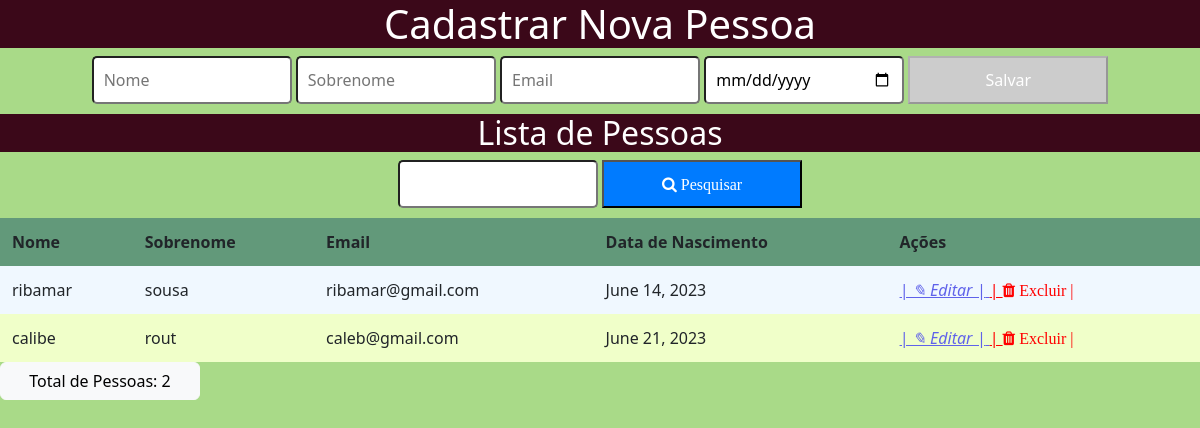
Before: / with the older database file.
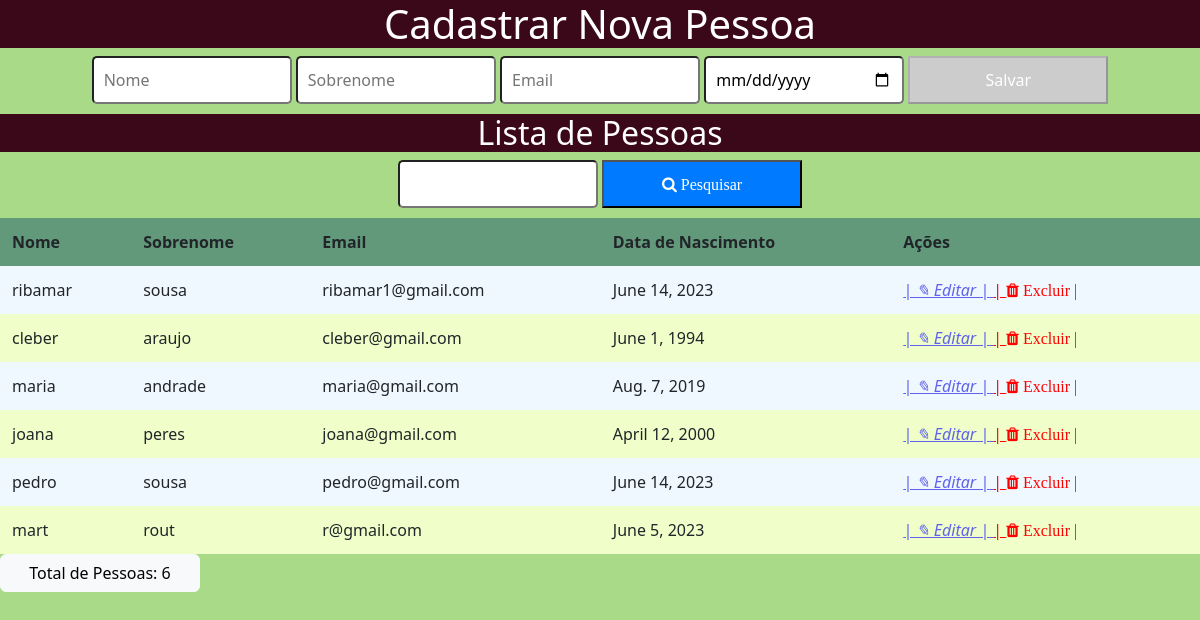
After: the same page with the newer database file.
### core/models.py (models this page shows, shortened)
class Pessoa(models.Model):
    nome = models.CharField(max_length=100)
    sobrenome = models.CharField(max_length=30)
    email = models.EmailField(max_length=100)
    data_nascimento = models.DateField()

### core/views.py (the view)
# urls.py: 2. Add a URL to urlpatterns:  path('', views.home, name='home')
def home(request):
    pessoas = Pessoa.objects.all()
    return render(request, "index.html", {"pessoas": pessoas})

### core/templates/index.html (shortened to what this page needs)
{% load static %}
<!DOCTYPE html>
<html lang="en">
<head>
<head>
    <link rel="stylesheet" type="text/css" href="{% static 'css/style.css' %}"/>
</head>
    <link rel="stylesheet" href="https://cdnjs.cloudflare.com/ajax/libs/font-awesome/4.7.0/css/font-awesome.min.css">
    <link href="https://cdn.jsdelivr.net/npm/bootstrap@5.2.0-beta1/dist/css/bootstrap.min.css" rel="stylesheet">
</head>
<body>
    <h1>Cadastrar Nova Pessoa</h1>
    <form action="{% url 'salvar' %}" method="POST">
        <input type="text" id="nome" name="nome" placeholder="Nome" oninput="checkFields()"  class="button">
        <input type="text" id="sobrenome" name="sobrenome" placeholder="Sobrenome" oninput="checkFields()"  class="button">
        <input type="email" id="email" name="email" placeholder="Email" oninput="checkFields()" class="button">
        <input type="date" id="data_nascimento" name="data_nascimento" placeholder="Data de Nascimento" oninput="checkFields()"  class="button">
        <button id="salvar-button" type="submit" disabled  class="button">Salvar</button>
    </form>
    <h2>Lista de Pessoas</h2>
    <form action="{% url 'pesquisar' %}" method="GET">
        <input type="text" name="search_query">
        <button type="submit"><i class="fa fa-search">  Pesquisar</i></button>
    </form>
    <table>
        <thead>
            <tr class="tr">
                <th>Nome</th>
                <th>Sobrenome</th>
                <th>Email</th>
                <th>Data de Nascimento</th>
                <th>Ações</th>
            </tr>
        </thead>
        <tbody>
            {% for pessoa in pessoas %}
            <tr>
                <td>{{ pessoa.nome }}</td>
                <td>{{ pessoa.sobrenome }}</td>
                <td>{{ pessoa.email }}</td>
                <td>{{ pessoa.data_nascimento }}</td>
                <td>
                    <a href="{% url 'editar' pessoa.id %}" class="edit"> <i> |   ✎   Editar   |</i> </a>
                    <a href="{% url 'delete' pessoa.id %}"  onclick="return confirmDelete();" class="delet">|   <i class="fa fa-trash"  class="delete"> Excluir   |</i></a>
                </td>
            </tr>
            {% endfor %}
        </tbody>
    </table>
    <button type="button" class="btn btn-light">Total de Pessoas: {{ pessoas|length }}</button>
</body>
</html>

### core/static/css/style.css (style rules this page uses)
table { background-color: aliceblue; }
.delet { color: red; }
.edit { color: rgb(95, 98, 234); }
table { border-collapse: collapse; width: 100%; }
.tr { background-color: #62997a; padding: 10px; text-align: left; }
th, td { padding: 12px; text-align: left; border-bottom: 2px solid #ceecd4; }
tr:nth-child(even) { background-color: #f0ffc9; }
form { text-align: center; }
button { background-color: #007bff; color: #fff; cursor: pointer; }
button:disabled { background-color: #ccc; cursor: not-allowed; }
input, button { display: inline-block; width: 200px; padding: 10px; margin-bottom: 10px; border-radius: 5px; }
h1, h2, h3 { background-color: #3b0819; color: rgb(242, 235, 235); text-align: center; }

### core/templates/index.html (style rules this page uses)
input, button { padding: 10px; margin-bottom: 10px; }
h1, h2, h3 { color: #ffffff; }
.delet { color: red; }
body { background-color: #a9da88; }

Changed rows visible on the page:
removed Pessoa: nome "calibe", sobrenome "rout", email "caleb@gmail.com", data_nascimento "June 21, 2023"
changed Pessoa "ribamar": email "ribamar@gmail.com" → "ribamar1@gmail.com"
added Pessoa: nome "cleber", sobrenome "araujo", email "cleber@gmail.com", data_nascimento "June 1, 1994"
added Pessoa: nome "maria", sobrenome "andrade", email "maria@gmail.com", data_nascimento "Aug. 7, 2019"
added Pessoa: nome "joana", sobrenome "peres", email "joana@gmail.com", data_nascimento "April 12, 2000"
added Pessoa: nome "pedro", sobrenome "sousa", email "pedro@gmail.com", data_nascimento "June 14, 2023"
added Pessoa: nome "mart", sobrenome "rout", email "r@gmail.com", data_nascimento "June 5, 2023"
Other visible differences:
{{ pessoas|length }}: "2" → "6"
